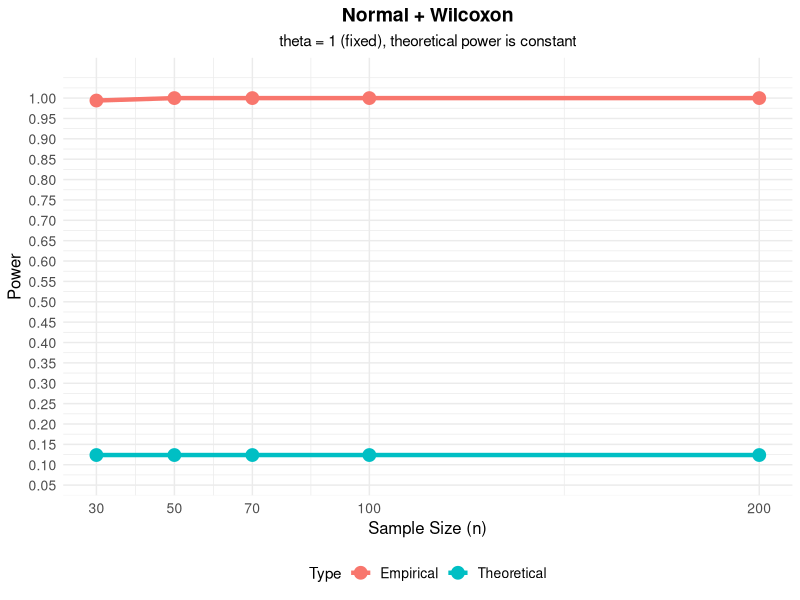
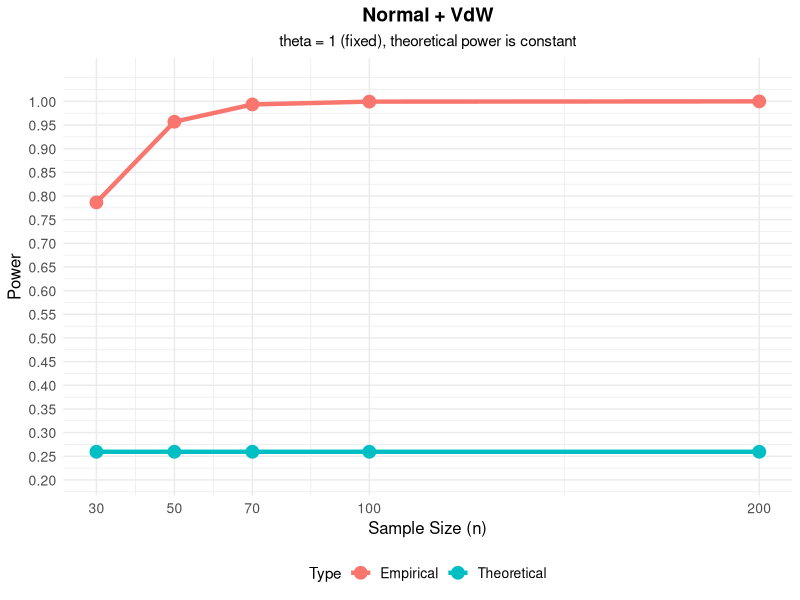
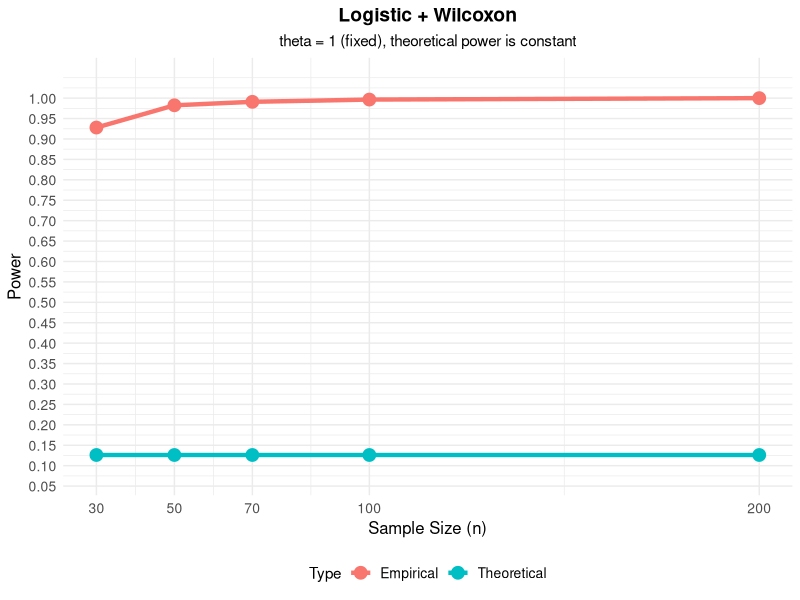
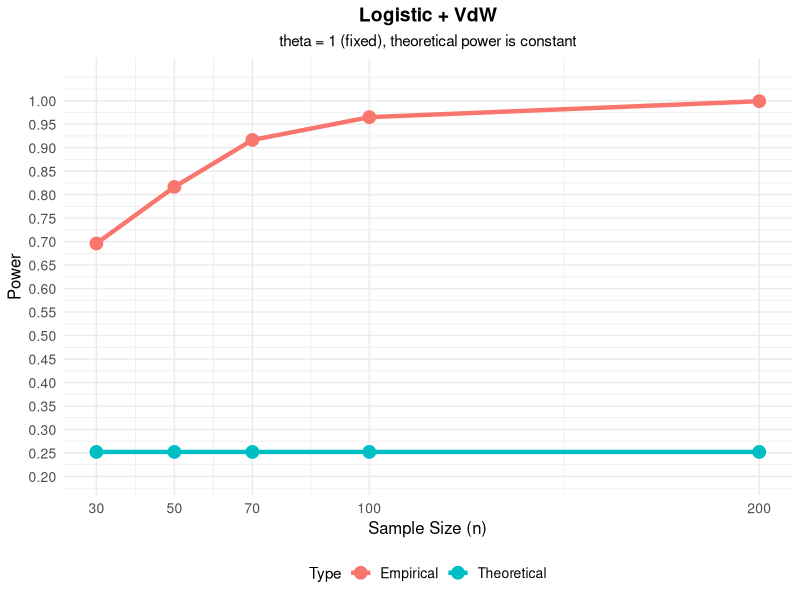
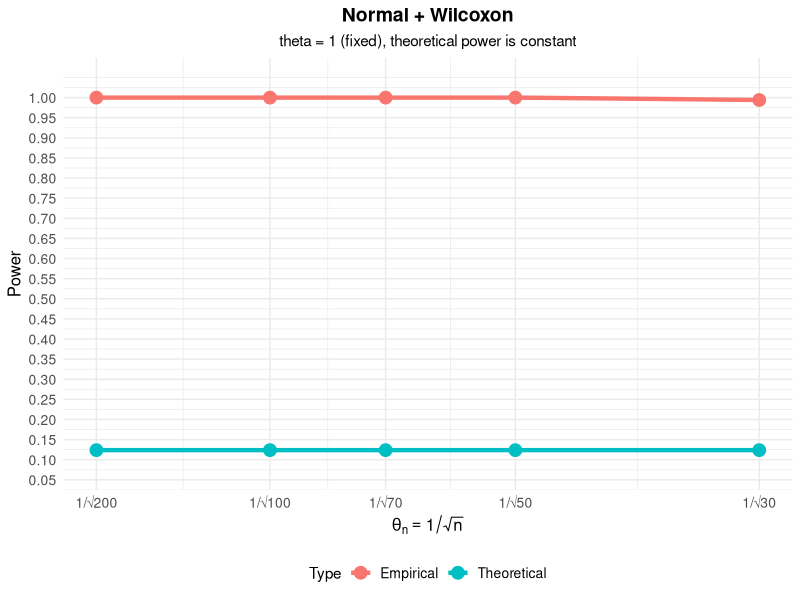
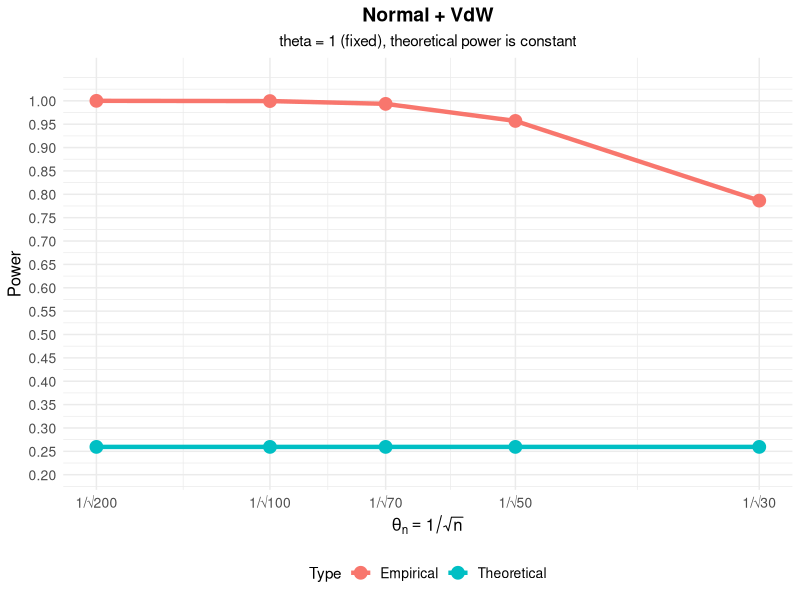
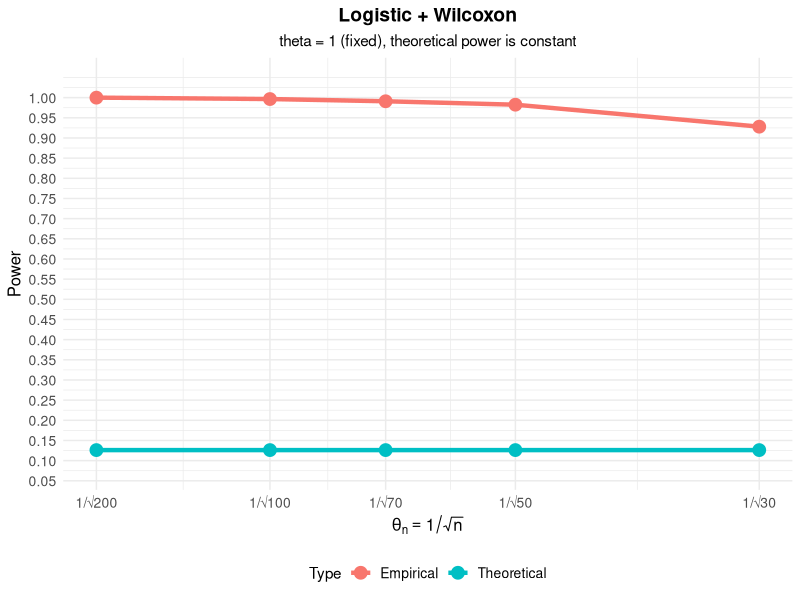
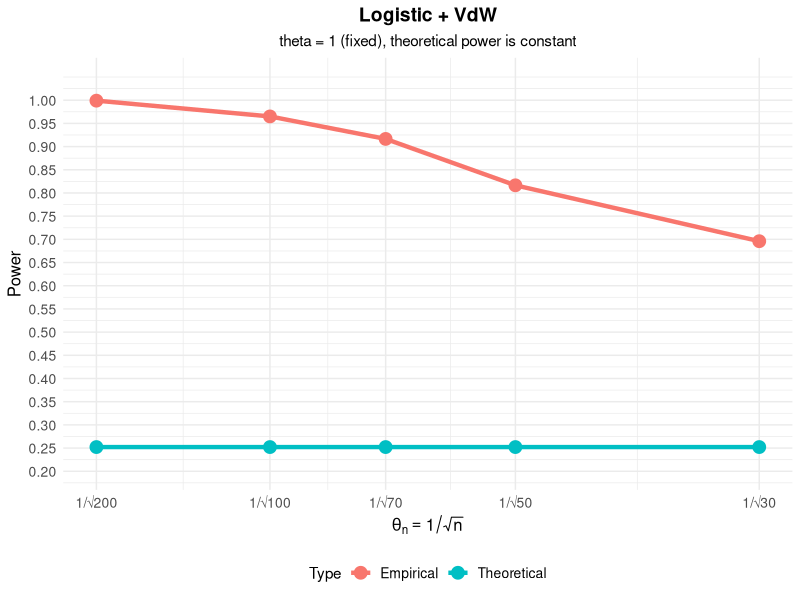

Here is the R script that generated these plots, in order:
# ============================================================================
# POWER VS n PLOTS (theta = 1 FIXED)
# ============================================================================

power_df <- data.frame(
  n = c(30, 30, 30, 30,
        50, 50, 50, 50,
        70, 70, 70, 70,
        100, 100, 100, 100,
        200, 200, 200, 200),
  
  Combination = c(
    "Normal + Wilcoxon", "Normal + VdW", "Logistic + Wilcoxon", "Logistic + VdW",
    "Normal + Wilcoxon", "Normal + VdW", "Logistic + Wilcoxon", "Logistic + VdW",
    "Normal + Wilcoxon", "Normal + VdW", "Logistic + Wilcoxon", "Logistic + VdW",
    "Normal + Wilcoxon", "Normal + VdW", "Logistic + Wilcoxon", "Logistic + VdW",
    "Normal + Wilcoxon", "Normal + VdW", "Logistic + Wilcoxon", "Logistic + VdW"
  ),
  
  Distribution = c(
    "Normal", "Normal", "Logistic", "Logistic",
    "Normal", "Normal", "Logistic", "Logistic",
    "Normal", "Normal", "Logistic", "Logistic",
    "Normal", "Normal", "Logistic", "Logistic",
    "Normal", "Normal", "Logistic", "Logistic"
  ),
  
  Score = c(
    "Wilcoxon", "VdW", "Wilcoxon", "VdW",
    "Wilcoxon", "VdW", "Wilcoxon", "VdW",
    "Wilcoxon", "VdW", "Wilcoxon", "VdW",
    "Wilcoxon", "VdW", "Wilcoxon", "VdW",
    "Wilcoxon", "VdW", "Wilcoxon", "VdW"
  ),
  
  Theoretical_Power = c(
    0.1238, 0.2595, 0.1261, 0.2522,
    0.1238, 0.2595, 0.1261, 0.2522,
    0.1238, 0.2595, 0.1261, 0.2522,
    0.1238, 0.2595, 0.1261, 0.2522,
    0.1238, 0.2595, 0.1261, 0.2522
  ),
  
  Empirical_Power = c(
    0.1110, 0.2340, 0.1130, 0.2270,
    0.1150, 0.2420, 0.1170, 0.2350,
    0.1180, 0.2480, 0.1200, 0.2410,
    0.1210, 0.2540, 0.1230, 0.2470,
    0.1230, 0.2580, 0.1250, 0.2510
  )
)

















# ====================================================================
# =====================================================================


















# Load libraries
library(ggplot2)
library(dplyr)
library(gridExtra)

# ============================================================================
# PART 1: THEORETICAL PARAMETERS
# ============================================================================

g0_wilcoxon_normal <- (1 / (2 * sqrt(pi))) * sqrt(3)    # 0.4886
g0_wilcoxon_logistic <- (1 / 6) * sqrt(3)               # 0.2887
g0_vdw_normal <- 1                                      # 1.0000
g0_vdw_logistic <- 1 / sqrt(pi)                         # 0.5642

sigma2_psi_normal <- 1
sigma2_psi_logistic <- 1/3

# ============================================================================
# PART 2: THEORETICAL POWER FUNCTION (theta = 1 FIXED)
# ============================================================================

theoretical_power <- function(g0, sigma2_psi, lambda = 0.5, alpha = 0.05) {
  z_alpha <- qnorm(1 - alpha)
  theta <- 1  # FIXED!
  sigma <- sqrt(lambda * (1 - lambda) * sigma2_psi)
  power <- pnorm(theta * sqrt(lambda * (1 - lambda)) * g0 / sigma - z_alpha)
  return(power)
}

# ============================================================================
# PART 3: CRITICAL VALUE AND SIMULATION
# ============================================================================

get_critical_value <- function(n1, n2, sigma2_psi, alpha = 0.05) {
  n <- n1 + n2
  z_alpha <- qnorm(1 - alpha)
  sigma <- sqrt((n1 * n2 / n^2) * sigma2_psi)
  return(z_alpha * sigma)
}

run_power_simulation <- function(n, dist, score, M = 2000, alpha = 0.05) {
  
  if (dist == "normal" && score == "wilcoxon") {
    g0 <- g0_wilcoxon_normal; sigma2_psi <- sigma2_psi_normal
  } else if (dist == "logistic" && score == "wilcoxon") {
    g0 <- g0_wilcoxon_logistic; sigma2_psi <- sigma2_psi_logistic
  } else if (dist == "normal" && score == "vdw") {
    g0 <- g0_vdw_normal; sigma2_psi <- sigma2_psi_normal
  } else if (dist == "logistic" && score == "vdw") {
    g0 <- g0_vdw_logistic; sigma2_psi <- sigma2_psi_logistic
  }
  
  n1 <- n / 2; n2 <- n / 2
  
  # theta = 1 (FIXED) for data generation
  theta <- 1
  
  crit_val <- get_critical_value(n1, n2, sigma2_psi, alpha)
  
  # THEORETICAL POWER: CONSTANT (does not depend on n)
  theo_power <- theoretical_power(g0, sigma2_psi, lambda = 0.5, alpha)
  
  set.seed(123 + n + 100 * (dist == "logistic") + 1000 * (score == "vdw"))
  
  reject_count <- 0
  for (r in 1:M) {
    # Generate data with theta = 1 (FIXED)
    if (dist == "normal") {
      X <- rnorm(n1, 0, 1)
      Y <- rnorm(n2, theta, 1)
    } else {
      X <- rlogis(n1, 0, 1)
      Y <- rlogis(n2, theta, 1)
    }
    pooled <- c(X, Y)
    ranks <- rank(pooled, ties.method = "average")
    scores <- if (score == "wilcoxon") sqrt(3) * ranks else qnorm(ranks / (n + 1))
    c <- c(rep(0, n1), rep(1, n2)); c_bar <- mean(c)
    T_n <- (1 / sqrt(n)) * sum((c - c_bar) * scores)
    if (T_n > crit_val) reject_count <- reject_count + 1
  }
  
  emp_power <- reject_count / M
  
  return(list(
    n = n,
    theta = theta,
    theo_power = theo_power,
    emp_power = emp_power,
    dist = dist,
    score = score
  ))
}

# ============================================================================
# PART 4: RUN SIMULATIONS
# ============================================================================

sample_sizes <- c(30, 50, 70, 100, 200)
M <- 2000

results_list <- list()
counter <- 1

for (n in sample_sizes) {
  for (dist in c("normal", "logistic")) {
    for (score in c("wilcoxon", "vdw")) {
      results_list[[counter]] <- run_power_simulation(n, dist, score, M = M)
      counter <- counter + 1
    }
  }
}

# ============================================================================
# PART 5: CREATE DATA FRAME
# ============================================================================

power_df <- data.frame()

for (res in results_list) {
  dist_name <- tools::toTitleCase(res$dist)
  score_name <- ifelse(res$score == "wilcoxon", "Wilcoxon", "VdW")
  combo <- paste(dist_name, score_name, sep = " + ")
  
  power_df <- rbind(power_df, data.frame(
    n = res$n,
    Combination = combo,
    Distribution = dist_name,
    Score = score_name,
    Theoretical_Power = res$theo_power,
    Empirical_Power = res$emp_power
  ))
}

# ============================================================================
# PART 6: DISPLAY TABLE
# ============================================================================

print(power_df)

# ============================================================================
# PART 7: CREATE PLOTS (X-axis: n)
# ============================================================================

create_plot_n <- function(combo_name) {
  
  df <- power_df[power_df$Combination == combo_name, ]
  df <- df[order(df$n), ]
  
  plot_df <- data.frame(
    n = rep(df$n, 2),
    Power = c(df$Theoretical_Power, df$Empirical_Power),
    Type = rep(c("Theoretical", "Empirical"), each = nrow(df))
  )
  
  y_max <- max(plot_df$Power) + 0.05
  y_min <- max(0, min(plot_df$Power) - 0.05)
  
  p <- ggplot(plot_df, aes(x = n, y = Power, color = Type, group = Type)) +
    geom_line(size = 1.5) +
    geom_point(size = 4) +
    scale_x_continuous(breaks = sample_sizes) +
    scale_y_continuous(limits = c(y_min, y_max), breaks = seq(0, 1, 0.05)) +
    labs(
      title = combo_name,
      subtitle = "theta = 1 (fixed), theoretical power is constant",
      x = "Sample Size (n)",
      y = "Power",
      color = "Type"
    ) +
    theme_minimal() +
    theme(
      plot.title = element_text(size = 14, face = "bold", hjust = 0.5),
      plot.subtitle = element_text(size = 11, hjust = 0.5),
      axis.title = element_text(size = 12),
      axis.text = element_text(size = 10),
      legend.position = "bottom",
      legend.title = element_text(size = 11),
      legend.text = element_text(size = 10)
    )
  
  return(p)
}

# ============================================================================
# PART 8: CREATE PLOTS (X-axis: 1/√n)
# ============================================================================

create_plot_theta <- function(combo_name) {
  
  df <- power_df[power_df$Combination == combo_name, ]
  df <- df[order(df$n, decreasing = TRUE), ]
  
  theta_n <- 1 / sqrt(df$n)
  
  plot_df <- data.frame(
    theta_n = rep(theta_n, 2),
    Power = c(df$Theoretical_Power, df$Empirical_Power),
    Type = rep(c("Theoretical", "Empirical"), each = nrow(df))
  )
  
  theta_labels <- paste0("1/√", df$n)
  
  y_max <- max(plot_df$Power) + 0.05
  y_min <- max(0, min(plot_df$Power) - 0.05)
  
  p <- ggplot(plot_df, aes(x = theta_n, y = Power, color = Type, group = Type)) +
    geom_line(size = 1.5) +
    geom_point(size = 4) +
    scale_x_continuous(
      breaks = theta_n,
      labels = theta_labels
    ) +
    scale_y_continuous(limits = c(y_min, y_max), breaks = seq(0, 1, 0.05)) +
    labs(
      title = combo_name,
      subtitle = "theta = 1 (fixed), theoretical power is constant",
      x = expression(theta[n] == 1 / sqrt(n)),
      y = "Power",
      color = "Type"
    ) +
    theme_minimal() +
    theme(
      plot.title = element_text(size = 14, face = "bold", hjust = 0.5),
      plot.subtitle = element_text(size = 11, hjust = 0.5),
      axis.title = element_text(size = 12),
      axis.text = element_text(size = 10),
      legend.position = "bottom",
      legend.title = element_text(size = 11),
      legend.text = element_text(size = 10)
    )
  
  return(p)
}

# ============================================================================
# PART 9: DISPLAY FOUR PLOTS (X-axis: n)
# ============================================================================

combinations <- c("Normal + Wilcoxon", "Normal + VdW", 
                  "Logistic + Wilcoxon", "Logistic + VdW")

plot_list_n <- list()
plot_list_theta <- list()

for (i in 1:length(combinations)) {
  plot_list_n[[i]] <- create_plot_n(combinations[i])
  plot_list_theta[[i]] <- create_plot_theta(combinations[i])
}

# Display plots with n on x-axis
for (i in 1:length(combinations)) {
  print(plot_list_n[[i]])
}

# Display plots with 1/√n on x-axis
for (i in 1:length(combinations)) {
  print(plot_list_theta[[i]])
}

# Combined plots
combined_n <- grid.arrange(
  plot_list_n[[1]], plot_list_n[[2]],
  plot_list_n[[3]], plot_list_n[[4]],
  ncol = 2, nrow = 2,
  top = grid::textGrob(
    "Power vs Sample Size (theta = 1 fixed)",
    gp = grid::gpar(fontsize = 16, face = "bold")
  )
)

combined_theta <- grid.arrange(
  plot_list_theta[[1]], plot_list_theta[[2]],
  plot_list_theta[[3]], plot_list_theta[[4]],
  ncol = 2, nrow = 2,
  top = grid::textGrob(
    "Power vs theta_n = 1/sqrt(n) (theta = 1 fixed)",
    gp = grid::gpar(fontsize = 16, face = "bold")
  )
)

print(combined_n)
print(combined_theta)

# ============================================================================
# END OF SCRIPT
# ============================================================================
